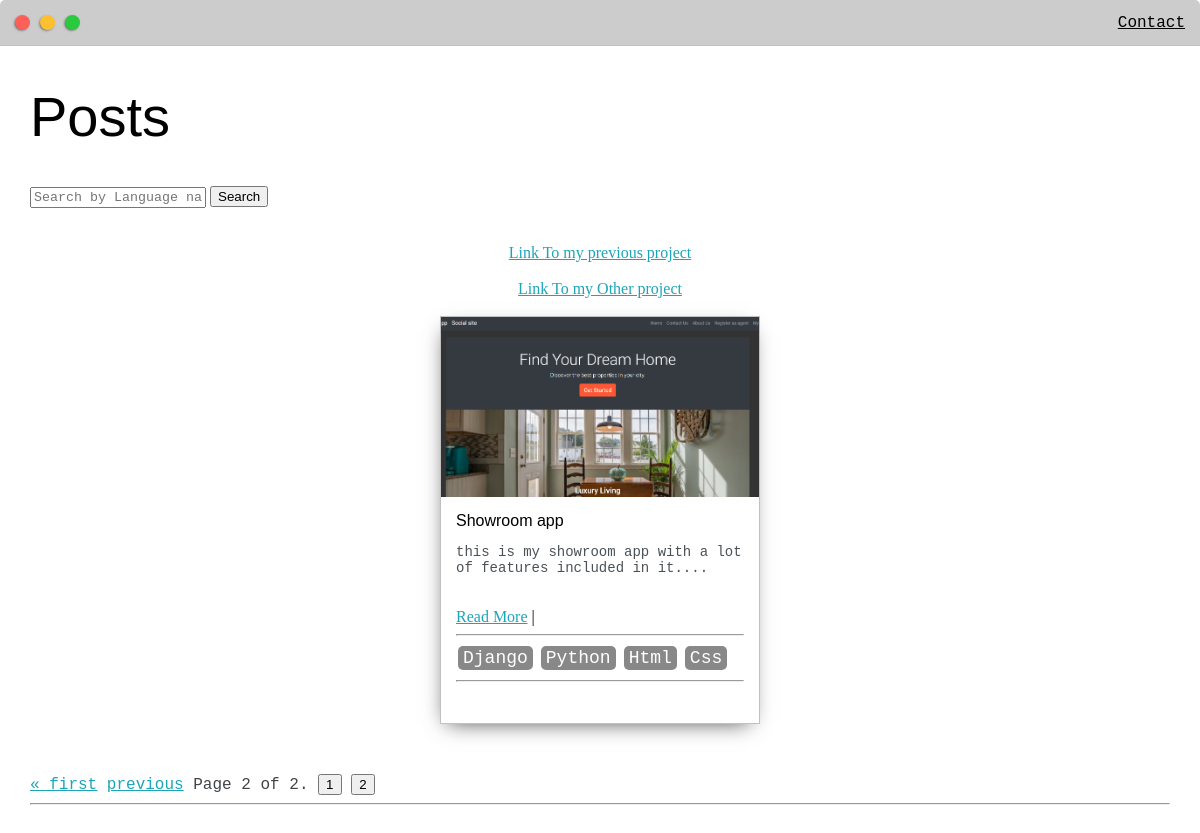
The page /posts?page=2 on the database as committed earlier.
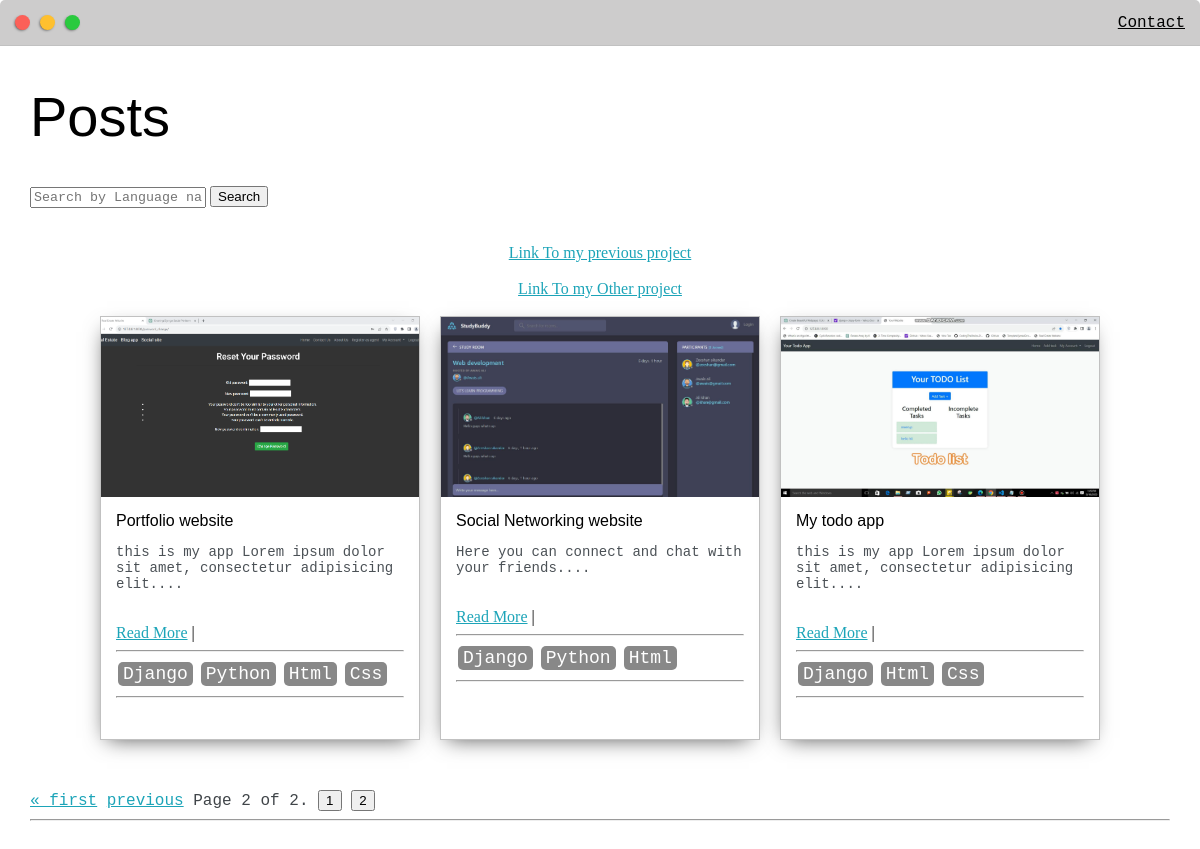
The same page on the database as committed later.
### webapp/models.py (models this page shows, shortened)
class posts(models.Model):
    headline = models.CharField( max_length=50)
    sub_headline = models.CharField( max_length=250)
    thumbnail= models.ImageField(null=True , blank=True , default='desktop wallpaper.jpg')
    body = models.TextField(null=True , blank=True)
    created = models.DateTimeField( auto_now_add=True)
    tags=models.ManyToManyField(tags, null=True)

class tags(models.Model):
    name = models.CharField( max_length=50)
    def __str__(self):
        return self.name

### webapp/views.py (the view)
# urls.py: path('posts' ,views.Posts, name='posts'),
def Posts(request):
    items_per_page = 3  # Define how many items per page you want to display
    search_query = request.GET.get('q', '')  # Get the search query from the URL parameter
    queryset = posts.objects.all()
    if search_query:
        queryset=queryset.filter( Q(tags__name__icontains=search_query))
    queryset = queryset.distinct()
    paginator = Paginator(queryset, items_per_page)
    page = request.GET.get('page')  # Get the current page number from the request
    items = paginator.get_page(page)
    return render(request, 'webapp/post.html', {'items': items, 'search_query': search_query})

### webapp/templates/webapp/post.html (shortened to what this page needs)
{% extends "webapp/base.html" %}
{% load static %}
{% block content %}
<div class='main-container'>
    <h1>Posts</h1>
    <form action="{% url 'posts' %}" method="get">
        <input type="text" name="q" placeholder="Search by Language name    " value="{{ search_query }}">
        <button type="submit">Search</button>
    </form>
    <br>
    <br>
    <div style="text-align: center;">
    <a  href="https://zeeshansikander07.pythonanywhere.com/">Link To my previous project</a>
    <br>
    <br>
    <a  href="https://zeeshansikander.pythonanywhere.com/">Link To my Other project</a>
    <br>
</div>
    <br>
    {% if items %}
        <div class="post-wrapper">
            {% for post in items %}
                <div class="post">
                    <img class="thumbnail" src="{{ post.thumbnail.url }}">
                    <div class="post-preview">
                        <h6 class="post-title">{{ post.headline }}</h6>
                        <p class="post-intro">{{ post.sub_headline }}....</p>
                        <br>
                        <a href="{% url 'post' post.id %}">Read More</a> |
                        <hr>
                        {% for tag in post.tags.all %}
                            <span class="tags">{{ tag }}</span>
                        {% endfor %}
                        <hr>
                        <br>
                    </div>
                </div>
            {% endfor %}
        </div>
        <div class="pagination">
            <span class="step-links">
                {% if items.has_previous %}
                    <a href="?page=1">&laquo; first</a>
                    <a href="?page={{ items.previous_page_number }}">previous</a>
                {% endif %}
                <span class="current-page">
                    Page {{ items.number }} of {{ items.paginator.num_pages }}.
                </span>
                {% for i in items.paginator.page_range %}
                    {% if items.number == i %}
                        <button class="current-page-btn">{{ i }}</button>
                    {% else %}
                        <a href="?page={{ i }}"><button class="page-btn">{{ i }}</button></a>
                    {% endif %}
                {% endfor %}
                <hr>
            </span>
        </div>
    {% else %}
        <p>No posts found matching your search criteria.</p>
    {% endif %}
</div>
{% endblock content %}

### webapp/templates/webapp/base.html (shortened to what this page needs)
<!DOCTYPE html>
{% load static %}
<html lang="en">
<head>
    <link id="theme-style" rel="stylesheet"  href="{% static "css/default.css" %}">
</head>
<body>
    {% include "webapp/navbar.html" %}
    {% block content %}
    {% endblock content %}
</body>
</html>

### webapp/templates/webapp/navbar.html (shortened to what this page needs)
<div class="nav-wrapper">
    <a href="{% url "home" %}">
        <div class="dots-wrapper">
            <div id="dot-1" class="browser-dot"></div>
            <div id="dot-2" class="browser-dot"></div>
            <div id="dot-3" class="browser-dot"></div>
        </div>
    </a>
    <ul id="navigation">
        <li><a href="#contact">Contact</a></li>
    </ul>
</div>

### static/css/default.css (style rules this page uses)
:root { --mainColor:#cdcccc; --secondaryColor:#fef3f3; --borderColor:#c1c1c1; --mainText:black; --secondaryText:#404549; --themeDotBorder:#24292e; --previewBg:rgb(251, 249, 243, 0.8); --previewShadow:#f0ead6; --buttonColor:rgb(26, 120, 43); }
html, body { padding: 0; margin: 0; scroll-behavior: smooth; }
body * { transition: 0.3s; }
h1, h2, h3, h4, h5, h6, strong { color: var(--mainText); font-family: 'Russo One', sans-serif; font-weight: 500; }
p, li, span, label, input, textarea { color: var(--secondaryText); font-family: 'Roboto Mono', monospace; }
a { color:rgb(28, 164, 184); }
ul { list-style: none; }
h1 { font-size: 56px; }
h6 { font-size: 16px; }
.main-container { width: 1200px; margin: 0 auto; }
.nav-wrapper { border-radius:5px 5px 0 0; grid-area:nav-wrapper; border-bottom: 1px solid var(--borderColor); display: flex; justify-content: space-between; align-items: center; background-color: var(--mainColor); }
#navigation a { color:var(--mainText); }
#navigation { margin:0; padding: 10px; }
#navigation li { display: inline-block; margin-right: 5px; margin-left:5px; }
.dots-wrapper { display: flex; padding: 10px; }
#dot-1 { background-color: #FC6058; }
#dot-2 { background-color: #FEC02F; }
#dot-3 { background-color: #2ACA3E; }
.browser-dot { background-color: black; height: 15px; width: 15px; border-radius: 50%; margin: 5px; -webkit-box-shadow: -1px 1px 3px -1px rgba(0,0,0,0.75); -moz-box-shadow: -1px 1px 3px -1px rgba(0,0,0,0.75); box-shadow: -1px 1px 3px -1px rgba(0,0,0,0.75); }
.post-wrapper { display: grid; grid-template-columns: repeat(auto-fit, 320px); gap:20px; justify-content: center; padding-bottom: 50px; }
.post { border:1px solid var(--borderColor); -webkit-box-shadow: -2px 7px 21px -9px rgba(0,0,0,0.75); -moz-box-shadow: -2px 7px 21px -9px rgba(0,0,0,0.75); box-shadow: -2px 7px 21px -9px rgba(0,0,0,0.75); }
.thumbnail { display: block; width: 100%; height:180px; object-fit: cover; }
.post-preview { background-color: #fff; padding:15px; }
.post-title { color:black; margin: 0; }
.post-intro { color:#4b5156; font-size: 14px; }
.tags { display: inline-block; color: #fff; background-color: #3300ff; border-radius: 5px; margin: 2px; padding: 2px , 5px; font-size: 12px; }
@media screen and (max-width: 1200px) { .main-container { width: 95%; } }

### webapp/templates/webapp/base.html (style rules this page uses)
body { padding-bottom: 60px; }

### webapp/templates/webapp/post.html (style rules this page uses)
.tags { display: inline-block; color: #fff; background-color: #888; border-radius: 5px; margin: 2px; padding: 2px 5px; font-size: 18px; }

Rows that differ between the two databases and show on the page:
removed posts: thumbnail (picture), headline "Showroom app", sub_headline "this is my showroom app with a lot of features included in it", tags (name "Django"), tags (name "Python"), tags (name "Html"), tags (name "Css")
added posts: thumbnail (picture), headline "Portfolio website", sub_headline "this is my app Lorem ipsum dolor sit amet, consectetur adipisicing elit", tags (name "Django"), tags (name "Python"), tags (name "Html"), tags (name "Css")
added posts: thumbnail (picture), headline "Social Networking website", sub_headline "Here you can connect and chat with your friends", tags (name "Django"), tags (name "Python"), tags (name "Html")
added posts: thumbnail (picture), headline "My todo app", sub_headline "this is my app Lorem ipsum dolor sit amet, consectetur adipisicing elit", tags (name "Django"), tags (name "Html"), tags (name "Css")
